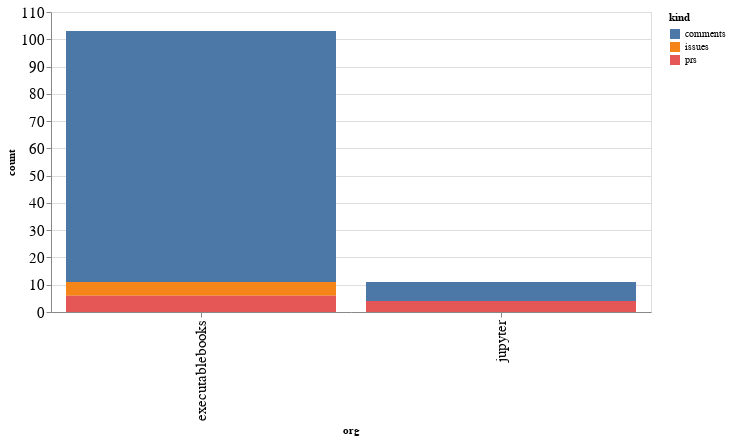

Notebook source saved alongside this figure:
### Code cell
alt.Chart(org_summaries, width=600).mark_bar().encode(
    x='org',
    y='count',
    color='kind',
    tooltip="org"
)

### Figure 1 — Vega-Lite specification as saved in the notebook (floating-point values rounded to 4 significant figures)
{"config": {"axisLeft": {"labelFontSize": 15}, "axisBottom": {"labelFontSize": 15}}, "data": {"name": "data-1b0bfe695b1e926e8e9260f7a4613bc5"}, "mark": "bar", "encoding": {"color": {"type": "nominal", "field": "kind"}, "tooltip": {"type": "nominal", "field": "org"}, "x": {"type": "nominal", "field": "org"}, "y": {"type": "quantitative", "field": "count"}}, "width": 600, "$schema": "https://vega.github.io/schema/vega-lite/v4.8.1.json", "datasets": {"data-1b0bfe695b1e926e8e9260f7a4613bc5": [{"org": "executablebooks", "kind": "comments", "count": 92}, {"org": "executablebooks", "kind": "issues", "count": 5}, {"org": "executablebooks", "kind": "prs", "count": 6}, {"org": "jupyter", "kind": "comments", "count": 7}, {"org": "jupyter", "kind": "prs", "count": 4}]}}
